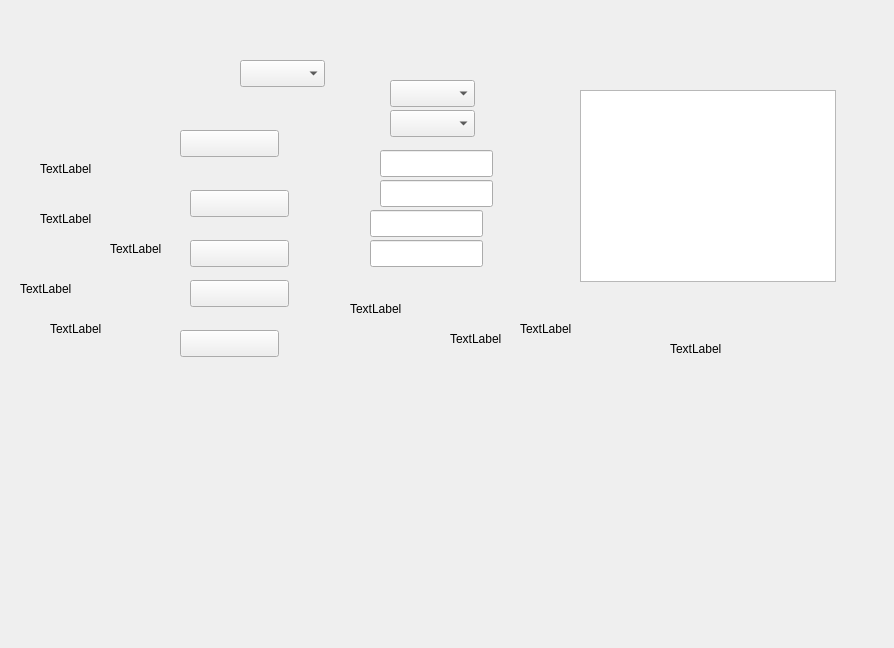
<?xml version="1.0" encoding="UTF-8"?>
<ui version="4.0">
 <class>QPiciFrom</class>
 <widget class="QWidget" name="QPiciFrom">
  <property name="geometry">
   <rect>
    <x>0</x>
    <y>0</y>
    <width>894</width>
    <height>648</height>
   </rect>
  </property>
  <property name="windowTitle">
   <string>Form</string>
  </property>
  <widget class="QPushButton" name="pb_pici_pgdn">
   <property name="geometry">
    <rect>
     <x>190</x>
     <y>190</y>
     <width>99</width>
     <height>27</height>
    </rect>
   </property>
   <property name="text">
    <string/>
   </property>
  </widget>
  <widget class="QPushButton" name="pb_pici_save">
   <property name="geometry">
    <rect>
     <x>190</x>
     <y>240</y>
     <width>99</width>
     <height>27</height>
    </rect>
   </property>
   <property name="text">
    <string/>
   </property>
  </widget>
  <widget class="QPushButton" name="pb_pici_delete">
   <property name="geometry">
    <rect>
     <x>190</x>
     <y>280</y>
     <width>99</width>
     <height>27</height>
    </rect>
   </property>
   <property name="text">
    <string/>
   </property>
  </widget>
  <widget class="QPushButton" name="pb_pici_back">
   <property name="geometry">
    <rect>
     <x>180</x>
     <y>330</y>
     <width>99</width>
     <height>27</height>
    </rect>
   </property>
   <property name="text">
    <string/>
   </property>
  </widget>
  <widget class="QPushButton" name="pb_pici_pgup">
   <property name="geometry">
    <rect>
     <x>180</x>
     <y>130</y>
     <width>99</width>
     <height>27</height>
    </rect>
   </property>
   <property name="text">
    <string/>
   </property>
  </widget>
  <widget class="QLineEdit" name="ed_pici_name">
   <property name="geometry">
    <rect>
     <x>380</x>
     <y>150</y>
     <width>113</width>
     <height>27</height>
    </rect>
   </property>
  </widget>
  <widget class="QLineEdit" name="ed_pici_shuliang">
   <property name="geometry">
    <rect>
     <x>380</x>
     <y>180</y>
     <width>113</width>
     <height>27</height>
    </rect>
   </property>
  </widget>
  <widget class="QLineEdit" name="ed_pici_tiji">
   <property name="geometry">
    <rect>
     <x>370</x>
     <y>210</y>
     <width>113</width>
     <height>27</height>
    </rect>
   </property>
  </widget>
  <widget class="QLineEdit" name="ed_pici_suannongdu">
   <property name="geometry">
    <rect>
     <x>370</x>
     <y>240</y>
     <width>113</width>
     <height>27</height>
    </rect>
   </property>
  </widget>
  <widget class="QComboBox" name="cb_pici_leixing">
   <property name="geometry">
    <rect>
     <x>390</x>
     <y>80</y>
     <width>85</width>
     <height>27</height>
    </rect>
   </property>
  </widget>
  <widget class="QComboBox" name="cb_pici_danwei">
   <property name="geometry">
    <rect>
     <x>390</x>
     <y>110</y>
     <width>85</width>
     <height>27</height>
    </rect>
   </property>
  </widget>
  <widget class="QLabel" name="lb_pici_yangpinmingcheng">
   <property name="geometry">
    <rect>
     <x>40</x>
     <y>160</y>
     <width>67</width>
     <height>17</height>
    </rect>
   </property>
   <property name="text">
    <string>TextLabel</string>
   </property>
  </widget>
  <widget class="QLabel" name="lb_pici_shuliang">
   <property name="geometry">
    <rect>
     <x>40</x>
     <y>210</y>
     <width>67</width>
     <height>17</height>
    </rect>
   </property>
   <property name="text">
    <string>TextLabel</string>
   </property>
  </widget>
  <widget class="QLabel" name="lb_pici_danwei">
   <property name="geometry">
    <rect>
     <x>20</x>
     <y>280</y>
     <width>67</width>
     <height>17</height>
    </rect>
   </property>
   <property name="text">
    <string>TextLabel</string>
   </property>
  </widget>
  <widget class="QLabel" name="lb_pici_tiji">
   <property name="geometry">
    <rect>
     <x>110</x>
     <y>240</y>
     <width>67</width>
     <height>17</height>
    </rect>
   </property>
   <property name="text">
    <string>TextLabel</string>
   </property>
  </widget>
  <widget class="QLabel" name="lb_pici_leixing">
   <property name="geometry">
    <rect>
     <x>50</x>
     <y>320</y>
     <width>67</width>
     <height>17</height>
    </rect>
   </property>
   <property name="text">
    <string>TextLabel</string>
   </property>
  </widget>
  <widget class="QLabel" name="lb_pici_nongdu">
   <property name="geometry">
    <rect>
     <x>350</x>
     <y>300</y>
     <width>67</width>
     <height>17</height>
    </rect>
   </property>
   <property name="text">
    <string>TextLabel</string>
   </property>
  </widget>
  <widget class="QLabel" name="lb_pici_ml">
   <property name="geometry">
    <rect>
     <x>450</x>
     <y>330</y>
     <width>67</width>
     <height>17</height>
    </rect>
   </property>
   <property name="text">
    <string>TextLabel</string>
   </property>
  </widget>
  <widget class="QLabel" name="lb_pici_mol">
   <property name="geometry">
    <rect>
     <x>520</x>
     <y>320</y>
     <width>67</width>
     <height>17</height>
    </rect>
   </property>
   <property name="text">
    <string>TextLabel</string>
   </property>
  </widget>
  <widget class="QTableView" name="tb_pici_param">
   <property name="geometry">
    <rect>
     <x>580</x>
     <y>90</y>
     <width>256</width>
     <height>192</height>
    </rect>
   </property>
   <property name="editTriggers">
    <set>QAbstractItemView::AnyKeyPressed|QAbstractItemView::CurrentChanged|QAbstractItemView::EditKeyPressed</set>
   </property>
  </widget>
  <widget class="QComboBox" name="cb_pici_yangpinshuliang">
   <property name="geometry">
    <rect>
     <x>240</x>
     <y>60</y>
     <width>85</width>
     <height>27</height>
    </rect>
   </property>
  </widget>
  <widget class="QLabel" name="label">
   <property name="geometry">
    <rect>
     <x>670</x>
     <y>340</y>
     <width>67</width>
     <height>17</height>
    </rect>
   </property>
   <property name="text">
    <string>TextLabel</string>
   </property>
  </widget>
  <zorder>pb_pici_pgdn</zorder>
  <zorder>pb_pici_save</zorder>
  <zorder>pb_pici_delete</zorder>
  <zorder>pb_pici_back</zorder>
  <zorder>pb_pici_pgup</zorder>
  <zorder>ed_pici_name</zorder>
  <zorder>ed_pici_shuliang</zorder>
  <zorder>ed_pici_tiji</zorder>
  <zorder>ed_pici_suannongdu</zorder>
  <zorder>cb_pici_leixing</zorder>
  <zorder>cb_pici_danwei</zorder>
  <zorder>lb_pici_yangpinmingcheng</zorder>
  <zorder>lb_pici_shuliang</zorder>
  <zorder>lb_pici_danwei</zorder>
  <zorder>lb_pici_tiji</zorder>
  <zorder>lb_pici_leixing</zorder>
  <zorder>lb_pici_nongdu</zorder>
  <zorder>lb_pici_ml</zorder>
  <zorder>lb_pici_mol</zorder>
  <zorder>cb_pici_yangpinshuliang</zorder>
  <zorder>label</zorder>
  <zorder>tb_pici_param</zorder>
 </widget>
 <resources/>
 <connections/>
</ui>
